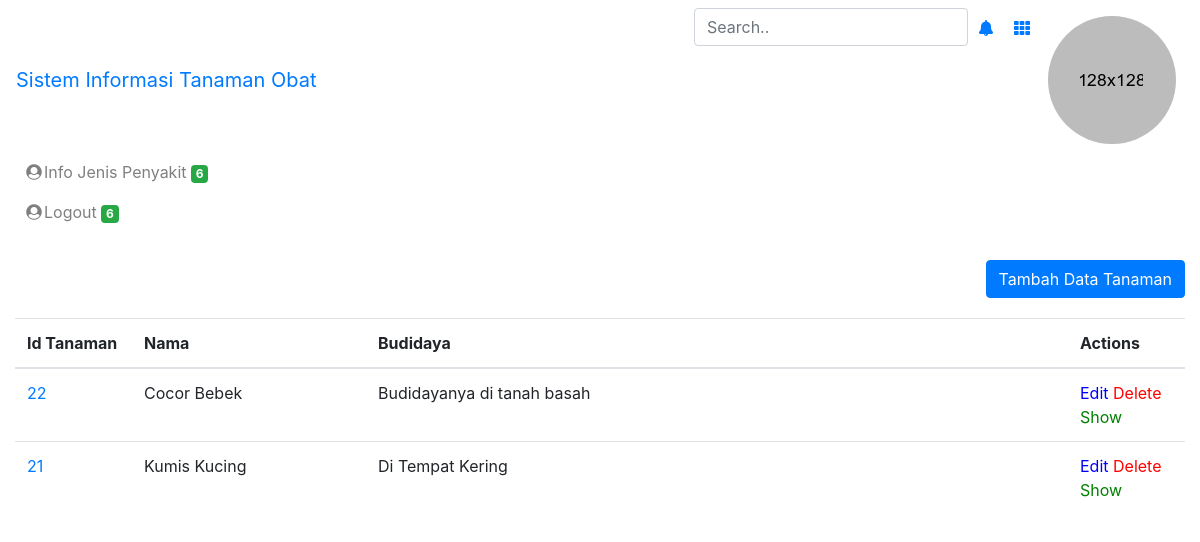
The app's page /jenis_tanaman.php (signed in) with its own data.
### tables this page shows
CREATE TABLE `ttanaman` (
  `id_tanaman` int(11) NOT NULL,
  `nama` varchar(100) NOT NULL,
  `keterangan` text NOT NULL,
  `id` int(11) NOT NULL
);

### jenis_tanaman.php (the view, shortened to what this page needs)
<?php
  require_once("config.php");
   include('template/header.php');
   include('template/sidebar_admin.php');
?>
<body>
<?php
	$pdo_statement = $db->prepare("SELECT * FROM `ttanaman` ORDER BY id_tanaman DESC");
	$pdo_statement->execute();
	$result = $pdo_statement->fetchAll();
?>
<div style="text-align:right;margin:20px 0px;"><a class="btn btn-primary" href="jenis_tanaman_add.php" class="button_link"> Tambah Data Tanaman </a></div>
<table class="table">
  <thead>
	<tr>
	  <th class="table-header" width="10%">Id Tanaman</th>
	  <th class="table-header" width="20%">Nama</th>
	  <th class="table-header" width="60%">Budidaya</th>
	  <th class="table-header" width="10%">Actions</th>
	</tr>
  </thead>
  <tbody id="table-body">
	<?php
	if(!empty($result)) {
		foreach($result as $row) {
	?>
	  <tr class="table-row">
		<td><a href="show_tanaman.php?id=<?php echo $row['id_tanaman']; ?>"><?php echo $row["id_tanaman"]; ?></a></td>
		<td><?php echo $row["nama"]; ?></td>
		<td><?php echo $row["keterangan"]; ?></td>
		<td>
      <a style="color:blue" class="ajax-action-links" href="jenis_tanaman_edit.php?id=<?php echo $row['id_tanaman']; ?>">
        Edit
      </a>
      <a style="color: red" class="ajax-action-links" onclick="return  confirm('Apakah anda yakin ingin menghapus?')" href='jenis_tanaman_delete.php?id=<?php echo $row['id_tanaman']; ?>'>
        Delete
      </a>
      <a style="color: green" class="ajax-action-links" href='show_tanaman.php?id=<?php echo $row['id_tanaman']; ?>'>
        Show
      </a>
    </td>
	  </tr>
    <?php
		}
	}
	?>
  </tbody>
<?php
  include('template/header.php');
?>

### records on screen
ttanaman: id_tanaman "22", nama "Cocor Bebek", keterangan "Budidayanya di tanah basah"
ttanaman: id_tanaman "21", nama "Kumis Kucing", keterangan "Di Tempat Kering"
